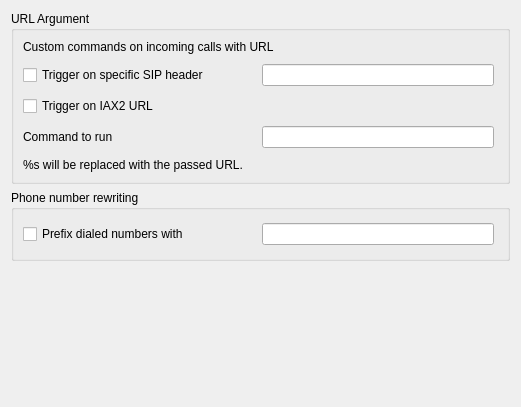
<?xml version="1.0" encoding="UTF-8"?>
<ui version="4.0">
 <class>DlgHooksBase</class>
 <widget class="QWidget" name="DlgHooksBase">
  <property name="geometry">
   <rect>
    <x>0</x>
    <y>0</y>
    <width>520</width>
    <height>407</height>
   </rect>
  </property>
  <property name="windowTitle">
   <string notr="true">Form</string>
  </property>
  <layout class="QVBoxLayout" name="verticalLayout">
   <item>
    <widget class="QGroupBox" name="groupBox_urlArgument">
     <property name="title">
      <string>URL Argument</string>
     </property>
     <layout class="QVBoxLayout" name="verticalLayout_12">
      <item>
       <widget class="QLabel" name="label">
        <property name="text">
         <string>Custom commands on incoming calls with URL</string>
        </property>
        <property name="wordWrap">
         <bool>true</bool>
        </property>
       </widget>
      </item>
      <item>
       <widget class="QWidget" name="widget_protocols" native="true">
        <property name="sizePolicy">
         <sizepolicy hsizetype="Expanding" vsizetype="Preferred">
          <horstretch>0</horstretch>
          <verstretch>0</verstretch>
         </sizepolicy>
        </property>
        <property name="minimumSize">
         <size>
          <width>0</width>
          <height>0</height>
         </size>
        </property>
        <layout class="QHBoxLayout" name="horizontalLayout_8">
         <property name="leftMargin">
          <number>0</number>
         </property>
         <property name="topMargin">
          <number>4</number>
         </property>
         <property name="rightMargin">
          <number>4</number>
         </property>
         <property name="bottomMargin">
          <number>4</number>
         </property>
         <item>
          <widget class="QCheckBox" name="kcfg_enableHooksSIP">
           <property name="text">
            <string>Trigger on specific SIP header</string>
           </property>
          </widget>
         </item>
         <item>
          <widget class="QLineEdit" name="kcfg_hooksSIPHeader">
           <property name="sizePolicy">
            <sizepolicy hsizetype="Preferred" vsizetype="Fixed">
             <horstretch>0</horstretch>
             <verstretch>0</verstretch>
            </sizepolicy>
           </property>
          </widget>
         </item>
        </layout>
       </widget>
      </item>
      <item>
       <widget class="QCheckBox" name="kcfg_enableHooksIAX">
        <property name="text">
         <string>Trigger on IAX2 URL</string>
        </property>
       </widget>
      </item>
      <item>
       <widget class="QWidget" name="widget_urlArgumentForm" native="true">
        <layout class="QHBoxLayout" name="horizontalLayout">
         <property name="leftMargin">
          <number>0</number>
         </property>
         <property name="topMargin">
          <number>4</number>
         </property>
         <property name="rightMargin">
          <number>4</number>
         </property>
         <property name="bottomMargin">
          <number>4</number>
         </property>
         <item>
          <widget class="QLabel" name="label_command">
           <property name="text">
            <string>Command to run</string>
           </property>
           <property name="buddy">
            <cstring>kcfg_hooksCommand</cstring>
           </property>
          </widget>
         </item>
         <item>
          <widget class="KLineEdit" name="kcfg_hooksCommand">
           <property name="sizePolicy">
            <sizepolicy hsizetype="Preferred" vsizetype="Fixed">
             <horstretch>0</horstretch>
             <verstretch>0</verstretch>
            </sizepolicy>
           </property>
          </widget>
         </item>
        </layout>
       </widget>
      </item>
      <item>
       <widget class="QLabel" name="label_2">
        <property name="text">
         <string>%s will be replaced with the passed URL.</string>
        </property>
       </widget>
      </item>
     </layout>
    </widget>
   </item>
   <item>
    <widget class="QGroupBox" name="groupBox_phoneNumberFormatting">
     <property name="title">
      <string>Phone number rewriting</string>
     </property>
     <layout class="QVBoxLayout" name="verticalLayout_13">
      <item>
       <widget class="QWidget" name="widget_phoneNumberFormattingForm" native="true">
        <layout class="QHBoxLayout" name="horizontalLayout_2">
         <property name="leftMargin">
          <number>0</number>
         </property>
         <property name="topMargin">
          <number>4</number>
         </property>
         <property name="rightMargin">
          <number>4</number>
         </property>
         <property name="bottomMargin">
          <number>4</number>
         </property>
         <item>
          <widget class="QCheckBox" name="kcfg_addPrefix">
           <property name="text">
            <string>Prefix dialed numbers with</string>
           </property>
          </widget>
         </item>
         <item>
          <widget class="KLineEdit" name="kcfg_prepend">
           <property name="sizePolicy">
            <sizepolicy hsizetype="Preferred" vsizetype="Fixed">
             <horstretch>0</horstretch>
             <verstretch>0</verstretch>
            </sizepolicy>
           </property>
          </widget>
         </item>
        </layout>
       </widget>
      </item>
     </layout>
    </widget>
   </item>
   <item>
    <spacer name="verticalSpacer_configHooks">
     <property name="orientation">
      <enum>Qt::Vertical</enum>
     </property>
     <property name="sizeHint" stdset="0">
      <size>
       <width>499</width>
       <height>96</height>
      </size>
     </property>
    </spacer>
   </item>
  </layout>
 </widget>
 <customwidgets>
  <customwidget>
   <class>KLineEdit</class>
   <extends>QLineEdit</extends>
   <header>klineedit.h</header>
  </customwidget>
 </customwidgets>
 <resources/>
 <connections/>
</ui>
